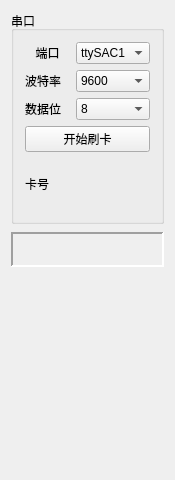
<?xml version="1.0" encoding="UTF-8"?>
<ui version="4.0">
 <class>Widget</class>
 <widget class="QWidget" name="Widget">
  <property name="geometry">
   <rect>
    <x>0</x>
    <y>0</y>
    <width>160</width>
    <height>480</height>
   </rect>
  </property>
  <property name="windowTitle">
   <string>Widget</string>
  </property>
  <layout class="QVBoxLayout" name="verticalLayout_6">
   <item>
    <widget class="QGroupBox" name="groupBoxUART">
     <property name="title">
      <string>串口</string>
     </property>
     <layout class="QVBoxLayout" name="verticalLayout_5">
      <item>
       <layout class="QFormLayout" name="formLayout_5">
        <item row="0" column="0">
         <widget class="QLabel" name="Label_13">
          <property name="minimumSize">
           <size>
            <width>45</width>
            <height>0</height>
           </size>
          </property>
          <property name="text">
           <string>端口</string>
          </property>
          <property name="alignment">
           <set>Qt::AlignCenter</set>
          </property>
         </widget>
        </item>
        <item row="0" column="1">
         <widget class="QComboBox" name="ComboBoxCOM_5">
          <item>
           <property name="text">
            <string>ttySAC1</string>
           </property>
          </item>
          <item>
           <property name="text">
            <string>ttySAC2</string>
           </property>
          </item>
          <item>
           <property name="text">
            <string>ttySAC3</string>
           </property>
          </item>
         </widget>
        </item>
        <item row="1" column="0">
         <widget class="QLabel" name="Label_14">
          <property name="text">
           <string>波特率</string>
          </property>
         </widget>
        </item>
        <item row="1" column="1">
         <widget class="QComboBox" name="ComboBoxBaud_5">
          <item>
           <property name="text">
            <string>9600</string>
           </property>
          </item>
          <item>
           <property name="text">
            <string>115200</string>
           </property>
          </item>
         </widget>
        </item>
        <item row="2" column="0">
         <widget class="QLabel" name="Label_15">
          <property name="text">
           <string>数据位</string>
          </property>
         </widget>
        </item>
        <item row="2" column="1">
         <widget class="QComboBox" name="ComboBoxDataBits_5">
          <item>
           <property name="text">
            <string>8</string>
           </property>
          </item>
          <item>
           <property name="text">
            <string>7</string>
           </property>
          </item>
          <item>
           <property name="text">
            <string>6</string>
           </property>
          </item>
          <item>
           <property name="text">
            <string>5</string>
           </property>
          </item>
         </widget>
        </item>
       </layout>
      </item>
      <item>
       <widget class="QPushButton" name="pushButtonUART_5">
        <property name="text">
         <string>开始刷卡</string>
        </property>
       </widget>
      </item>
      <item>
       <layout class="QHBoxLayout" name="horizontalLayout_6">
        <property name="sizeConstraint">
         <enum>QLayout::SetFixedSize</enum>
        </property>
        <item>
         <widget class="QLabel" name="label_5">
          <property name="text">
           <string>卡号</string>
          </property>
         </widget>
        </item>
        <item>
         <spacer name="horizontalSpacer_5">
          <property name="orientation">
           <enum>Qt::Horizontal</enum>
          </property>
          <property name="sizeType">
           <enum>QSizePolicy::Expanding</enum>
          </property>
          <property name="sizeHint" stdset="0">
           <size>
            <width>88</width>
            <height>20</height>
           </size>
          </property>
         </spacer>
        </item>
       </layout>
      </item>
     </layout>
    </widget>
   </item>
   <item>
    <widget class="QLabel" name="labelCardNumber">
     <property name="minimumSize">
      <size>
       <width>140</width>
       <height>35</height>
      </size>
     </property>
     <property name="maximumSize">
      <size>
       <width>16777215</width>
       <height>30</height>
      </size>
     </property>
     <property name="frameShape">
      <enum>QFrame::Panel</enum>
     </property>
     <property name="frameShadow">
      <enum>QFrame::Sunken</enum>
     </property>
     <property name="lineWidth">
      <number>2</number>
     </property>
     <property name="text">
      <string/>
     </property>
    </widget>
   </item>
   <item>
    <spacer name="verticalSpacer">
     <property name="orientation">
      <enum>Qt::Vertical</enum>
     </property>
     <property name="sizeType">
      <enum>QSizePolicy::Preferred</enum>
     </property>
     <property name="sizeHint" stdset="0">
      <size>
       <width>20</width>
       <height>204</height>
      </size>
     </property>
    </spacer>
   </item>
  </layout>
 </widget>
 <layoutdefault spacing="6" margin="11"/>
 <resources/>
 <connections/>
</ui>
